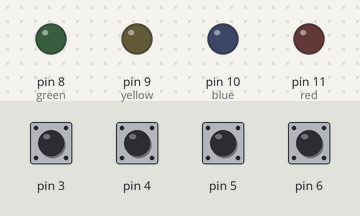
Bench run of a sketch on a simulated Arduino Uno, built with avr-gcc and run on an emulated ATmega328P. Parts: output pins drawn as LEDs (lit = HIGH). The inputs (shaded band) are chosen by the test bench; at power-on: pin 3–6 HIGH.

Above: at 1.7 s.
1.8 s: pin 3 pulled LOW for 0.5 s
At 2.6 s:
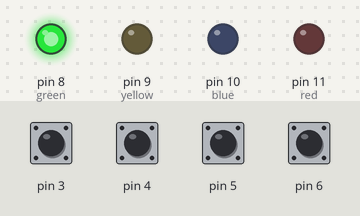
4.3 s: pin 4 pulled LOW for 0.5 s
At 5.0 s:
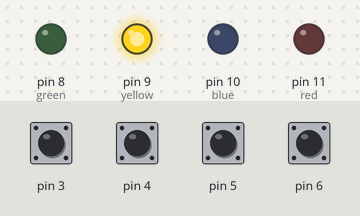
6.7 s: pin 5 pulled LOW for 0.5 s
At 7.4 s:
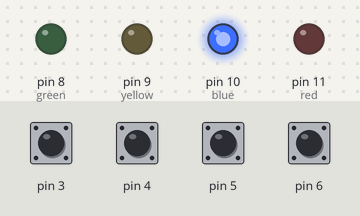
9.1 s: pin 6 pulled LOW for 0.5 s
At 9.4 s:
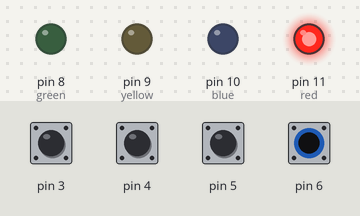
11.1 s: pin 3 driven LOW and pin 4 driven LOW
At 12.3 s:
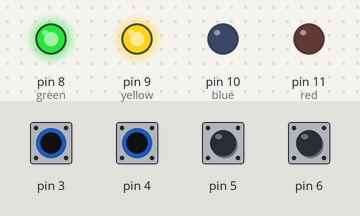
13.1 s: pin 5 pulled LOW for 1 s
At 13.5 s:
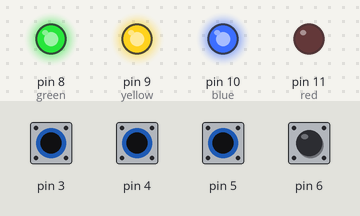
Timing chart, 0 to 16.1 s (numbered marks = the images above; inputs shaded):
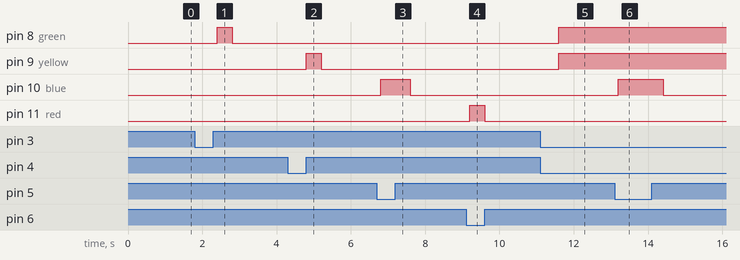

The sketch:

analog_test_2_led.ino
```cpp
#include <CapacitiveSensor.h>

CapacitiveSensor   cs_12_3 = CapacitiveSensor(12,3);
CapacitiveSensor   cs_12_4 = CapacitiveSensor(12,4);
CapacitiveSensor   cs_12_5 = CapacitiveSensor(12,5);
CapacitiveSensor   cs_12_6 = CapacitiveSensor(12,6);

const int red = 11;
const int blue = 10;
const int yellow = 9;
const int green = 8;

int greenState = LOW;
int yellowState = LOW;
int blueState = LOW;
int redState = LOW;

int prevGreenState = LOW;
int prevYellowState = LOW;
int prevBlueState = LOW;
int prevRedState = LOW;

void setup() {
  // put your setup code here, to run once:
  pinMode(red, OUTPUT);
  pinMode(blue, OUTPUT);
  pinMode(yellow, OUTPUT);
  pinMode(green, OUTPUT);

  cs_12_3.set_CS_AutocaL_Millis(0xFFFFFFFF);
  cs_12_4.set_CS_AutocaL_Millis(0xFFFFFFFF);
  cs_12_5.set_CS_AutocaL_Millis(0xFFFFFFFF);
  cs_12_6.set_CS_AutocaL_Millis(0xFFFFFFFF);
  Serial.begin(9600);
}

void loop() {
  long touch1 =  cs_12_3.capacitiveSensor(1000);
  long touch2 =  cs_12_4.capacitiveSensor(1000);
  long touch3 =  cs_12_5.capacitiveSensor(1000);
  long touch4 =  cs_12_6.capacitiveSensor(1000);


  if (touch1 > 1000){
      // If red line is touched
      //Serial.println("yellowIn touched");
      if (prevGreenState == LOW){
        // If state changed
        greenState = HIGH;
      }
  }else{
    // If blue line is not touched
    if (prevGreenState == HIGH){
        // If state changed
        greenState = LOW;
      }
  }

  if (touch2 > 1000){
      // If yellow line is touched
      //Serial.println("yellowIn touched");
      if (prevYellowState == LOW){
        // If state changed
        yellowState = HIGH;
      }
  }else{
    // If blue line is not touched
    if (prevYellowState == HIGH){
        // If state changed
        yellowState = LOW;
      }
  }

  if (touch3 > 1000){
      // If blue line is touched
      //Serial.println("redIn touched");
      if (prevBlueState == LOW){
        // If state changed
        blueState = HIGH;
      }
  }else{
    // If blue line is not touched
    if (prevBlueState == HIGH){
        // If state changed
        blueState = LOW;
      }
  }

  if (touch4 > 1000){
      // If red line is touched
      //Serial.println("redIn touched");
      if (prevRedState == LOW){
        // If state changed
        redState = HIGH;
      }
  }else{
    // If red line is not touched
    if (prevRedState == HIGH){
        // If state changed
        redState = LOW;
      }
  }

  // Write states to LED, and update prev states
  digitalWrite(red, redState);
  digitalWrite(blue, blueState);
  digitalWrite(yellow, yellowState);
  digitalWrite(green, greenState);

  prevRedState = redState;
  prevBlueState = blueState;
  prevYellowState = yellowState;
  prevGreenState = greenState;

}
```

Measured:
- after the input at 1.8 s, pin 8 (green): LOW → HIGH after 0.60 s, → LOW 0.40 s later
- after the input at 4.3 s, pin 9 (yellow): LOW → HIGH after 0.50 s, → LOW 0.40 s later
- after the input at 6.7 s, pin 10 (blue): LOW → HIGH after 0.10 s, → LOW 0.80 s later
- after the input at 9.1 s, pin 11 (red): LOW → HIGH after 0.10 s, → LOW 0.40 s later
- after the input at 11.1 s, pin 8 (green), pin 9 (yellow): LOW → HIGH after 0.50 s
- after the input at 13.1 s, pin 10 (blue): LOW → HIGH after 0.10 s, → LOW 1.2 s later
